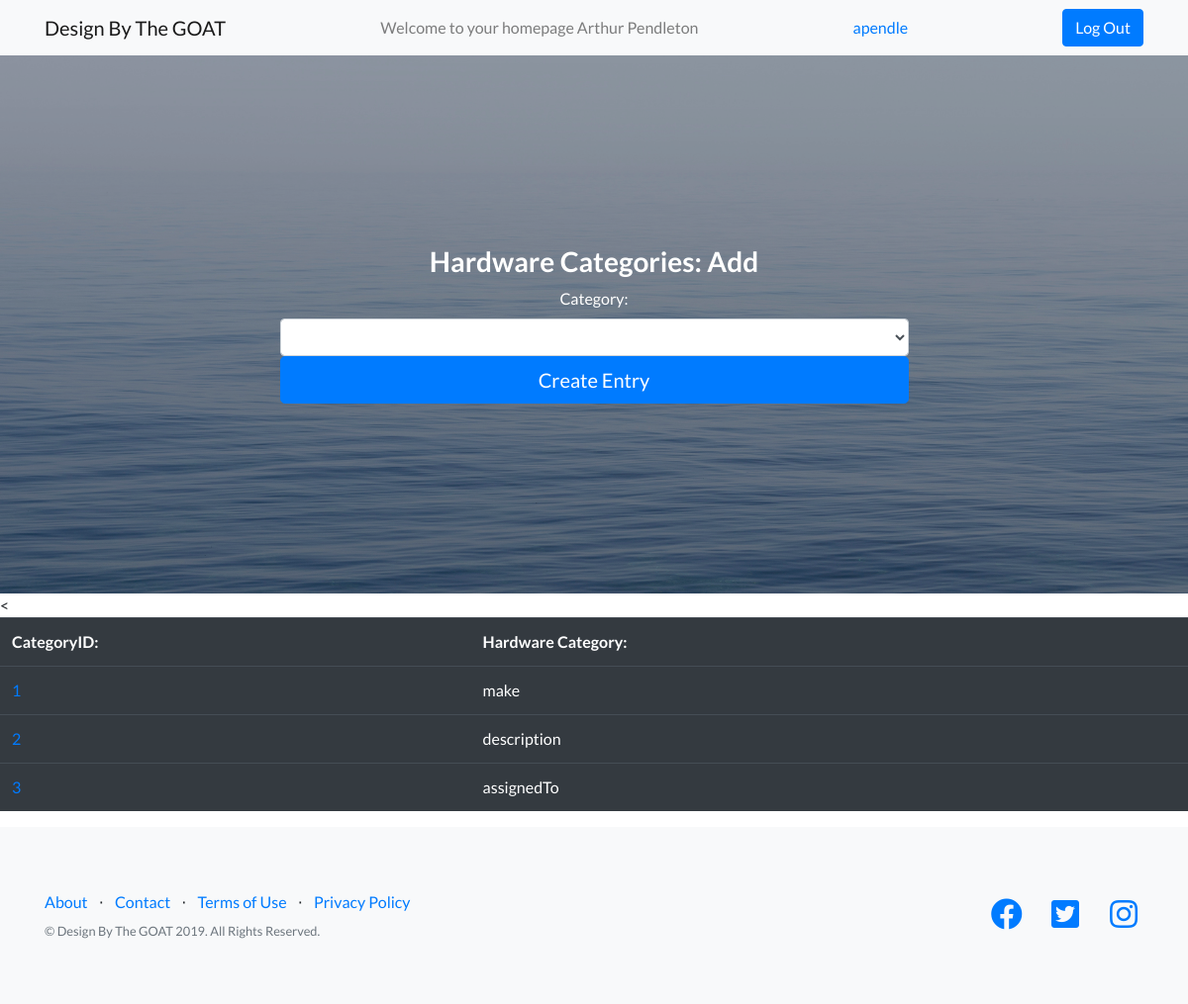
Screenshot of /hardwarecategories.php (signed in) with the database file from the repository.
### tables this page shows
CREATE TABLE `HardwareCategories` (
  `categoryID` int(5) NOT NULL,
  `hardwareCategory` varchar(100) NOT NULL
);

### hardwarecategories.php (the view, shortened to what this page needs)
<?php
  require('connect.php');
  $level = $_SESSION['level'];
  $username = $_SESSION['username'];
  $name = $_SESSION['name'];
  $error = "You do not have clearance to view this page. Press back on your browser to return to the previous page.";
  $query2 = "SELECT * FROM HardwareCategories";
  $statement2 = $db->prepare($query2);
  $statement2->execute();
?>
<!DOCTYPE html>
<html lang="en">
	<head>
  <link href="vendor/bootstrap/css/bootstrap.min.css" rel="stylesheet">
  <link href="vendor/fontawesome-free/css/all.min.css" rel="stylesheet">
  <link href="vendor/simple-line-icons/css/simple-line-icons.css" rel="stylesheet" type="text/css">
   <link href="css/landing-page.min.css" rel="stylesheet">
	</head>
<body>
      <nav class="navbar navbar-light bg-light static-top">
    <div class="container">
      <a class="navbar-brand" href="userindex.php">Design By The GOAT</a>
      <span class="navbar-text">
        Welcome to your homepage <?=$name?>
      </span>
      <a class="nav-link" href="#"><?=$username?> <span class="sr-only">(current)</span></a>
      <a class="btn btn-primary btn-med" href="logout.php">Log Out</a>
    </div>
  </nav>
  <?php if($level != 1):?>
    <p><?=$error?></p>
  <?php else:?>
  <header class="masthead text-white text-center">
    <div class="container">
      <div class="row">
        <div class="col-md-10 col-lg-8 col-xl-7 mx-auto">
        <form method="post" action="inserthardwarecategory.php">
            <div class="form-row">
              <div class="col-12 col-md-4s mb-2 mb-md-0">
                <h3>Hardware Categories: Add</h3>
                    <label for="category">Category:</label>
                    <select class="form-control" name="category" id="category">
                    </select>
                    <button class="btn btn-block btn-lg btn-primary" type="submit">Create Entry</button>
              </div>
            </div>
          </form>
        </div>
      </div>
    </div>
  </header>
  <<table class="table table-hover table-dark">
    <tbody>
        <tr>
            <th>CategoryID:</th>
            <th>Hardware Category:</th>
        </tr>
        <?php while($row = $statement2->fetch()):?>
        <tr>
            <td><a href="edithardwarecategory.php?categoryID=<?=$row['categoryID']?>"><?=$row['categoryID']?></td>
            <td><?=$row['hardwareCategory']?></td>
        </tr>
        <?php endwhile?>
    </tbody>
</table>
  <?php endif?>
  <footer class="footer bg-light">
    <div class="container">
      <div class="row">
        <div class="col-lg-6 h-100 text-center text-lg-left my-auto">
          <ul class="list-inline mb-2">
            <li class="list-inline-item">
              <a href="#">About</a>
            </li>
            <li class="list-inline-item">&sdot;</li>
            <li class="list-inline-item">
              <a href="#">Contact</a>
            </li>
            <li class="list-inline-item">&sdot;</li>
            <li class="list-inline-item">
              <a href="#">Terms of Use</a>
            </li>
            <li class="list-inline-item">&sdot;</li>
            <li class="list-inline-item">
              <a href="#">Privacy Policy</a>
            </li>
          </ul>
          <p class="text-muted small mb-4 mb-lg-0">&copy; Design By The GOAT 2019. All Rights Reserved.</p>
        </div>
        <div class="col-lg-6 h-100 text-center text-lg-right my-auto">
          <ul class="list-inline mb-0">
            <li class="list-inline-item mr-3">
              <a href="#">
                <i class="fab fa-facebook fa-2x fa-fw"></i>
              </a>
            </li>
            <li class="list-inline-item mr-3">
              <a href="#">
                <i class="fab fa-twitter-square fa-2x fa-fw"></i>
              </a>
            </li>
            <li class="list-inline-item">
              <a href="#">
                <i class="fab fa-instagram fa-2x fa-fw"></i>
              </a>
            </li>
          </ul>
        </div>
      </div>
    </div>
  </footer>
  </body>
</html>

### rows the page displays
hardwarecategories: categoryID "1", hardwareCategory "make"
hardwarecategories: categoryID "2", hardwareCategory "description"
hardwarecategories: categoryID "3", hardwareCategory "assignedTo"

### other values shown
$name "Arthur Pendleton"
$username "apendle"
